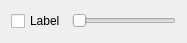
<?xml version="1.0" encoding="UTF-8"?>
<ui version="4.0">
 <class>Form</class>
 <widget class="QWidget" name="Form">
  <property name="geometry">
   <rect>
    <x>0</x>
    <y>0</y>
    <width>187</width>
    <height>43</height>
   </rect>
  </property>
  <property name="windowTitle">
   <string>Form</string>
  </property>
  <layout class="QGridLayout" name="gridLayout">
   <item row="0" column="0">
    <layout class="QHBoxLayout" name="horizontalLayout">
     <item>
      <widget class="QCheckBox" name="checkBox">
       <property name="sizePolicy">
        <sizepolicy hsizetype="Preferred" vsizetype="Fixed">
         <horstretch>0</horstretch>
         <verstretch>0</verstretch>
        </sizepolicy>
       </property>
       <property name="text">
        <string>Label</string>
       </property>
      </widget>
     </item>
     <item>
      <widget class="QSlider" name="horizontalSlider">
       <property name="orientation">
        <enum>Qt::Horizontal</enum>
       </property>
      </widget>
     </item>
    </layout>
   </item>
  </layout>
 </widget>
 <resources/>
 <connections/>
</ui>
